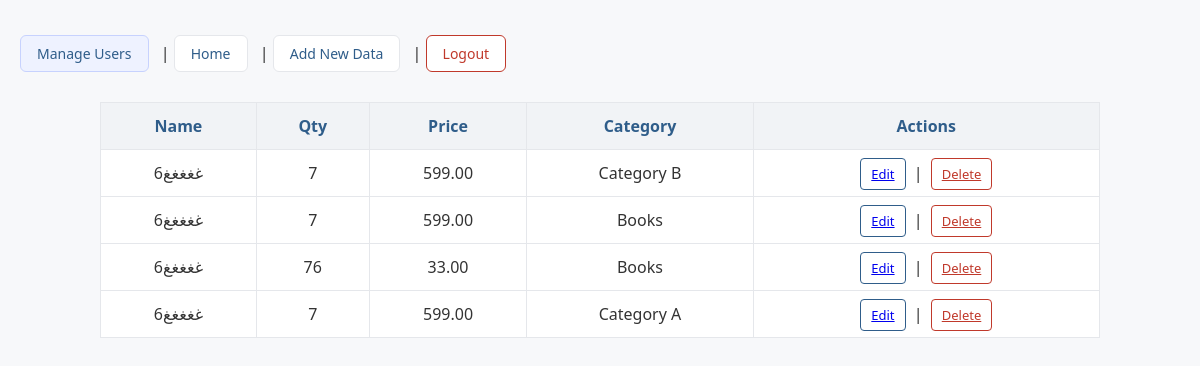
Screenshot of /view.php (signed in) with the database file from the repository.
### tables this page shows
CREATE TABLE `products` (
  `id` int(11) NOT NULL,
  `name` varchar(100) NOT NULL,
  `qty` int(5) NOT NULL,
  `price` decimal(10,2) NOT NULL,
  `login_id` int(11) NOT NULL
);

CREATE TABLE `categories` (
  `id` int(11) NOT NULL,
  `name` varchar(100) NOT NULL
);

### view.php (the view, shortened to what this page needs)
<?php
include_once("pdo_connection.php");
$isAdmin = isset($_SESSION['is_admin']) && $_SESSION['is_admin'] == 1;
if ($_SESSION['is_admin'] == 1) {
    $stmt = $pdo->prepare("
        SELECT products.*, categories.name AS category_name
        FROM products
        LEFT JOIN category_items ON products.id = category_items.crud_id
        LEFT JOIN categories ON categories.id = category_items.category_id
        ORDER BY products.id DESC
    ");
    $stmt->execute();
}
$results = $stmt->fetchAll(PDO::FETCH_ASSOC);
?>
<!DOCTYPE html>
<html>
<head><title>Products</title>
 <link rel="stylesheet" href="css/style_index.css"></head>
<body>
	<?php if ($isAdmin): ?>
    <a href="admin_users.php">Manage Users</a> |
<?php endif; ?>
<a href="index.php">Home</a> |
<a href="add.php">Add New Data</a> |
<a href="logout.php">Logout</a>
<table border="1">
<tr>
<td>Name</td><td>Qty</td><td>Price</td><td>Category</td><td>Actions</td>
</tr>
<?php foreach ($results as $r): ?>
<tr>
<td><?= $r['name']; ?></td>
<td><?= $r['qty']; ?></td>
<td><?= $r['price']; ?></td>
<td><?= $r['category_name'] ?? 'None'; ?></td>
<td>
<a href="edit.php?id=<?= $r['id']; ?>">Edit</a>
<?php if ($_SESSION['is_admin'] == 1): ?>
 | <a href="delete.php?id=<?= $r['id']; ?>">Delete</a>
<?php endif; ?>
</td>
</tr>
<?php endforeach; ?>
</table>
</body>
</html>

### css/style_index.css (style rules this page uses)
* { margin: 0; padding: 0; box-sizing: border-box; font-family: "Segoe UI", Arial, sans-serif; }
body { background-color: #f7f8fa; color: #333; }
body > a { margin: 15px 8px 0 0; }
body { padding: 20px; }
body > a, body > a:visited { display: inline-block; padding: 8px 16px; background-color: #ffffff; border: 1px solid #e5e7eb; border-radius: 6px; text-decoration: none; color: #2f5d8a; font-size: 14px; transition: 0.2s; }
a[href*="admin_users.php"] { background-color: #eef2ff; border-color: #c7d2fe; }
a[href*="logout.php"] { border-color: #c0392b; color: #c0392b; }
table { width: 90%; max-width: 1000px; margin: 30px auto; border-collapse: collapse; background-color: #ffffff; border: 1px solid #e5e7eb; }
table tr:first-child { background-color: #f1f3f6; font-weight: bold; color: #2f5d8a; }
table td { padding: 12px; border-bottom: 1px solid #e5e7eb; text-align: center; }
table a { padding: 6px 10px; border: 1px solid #2f5d8a; border-radius: 4px; margin: 0 4px; font-size: 13px; }
table a[href*="delete.php"] { border-color: #c0392b; color: #c0392b; }

### rows the page displays
products: name "غغغغغ6", qty "7", price "599.00", categories.name "Category B"
products: name "غغغغغ6", qty "7", price "599.00", categories.name "Books"
products: name "غغغغغ6", qty "76", price "33.00", categories.name "Books"
products: name "غغغغغ6", qty "7", price "599.00", categories.name "Category A"
